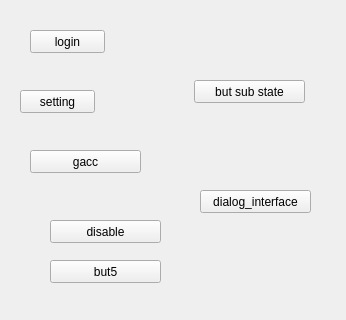
<?xml version="1.0" encoding="UTF-8"?>
<ui version="4.0">
 <class>WidgetTestUi</class>
 <widget class="QWidget" name="WidgetTestUi">
  <property name="geometry">
   <rect>
    <x>0</x>
    <y>0</y>
    <width>346</width>
    <height>320</height>
   </rect>
  </property>
  <property name="windowTitle">
   <string>Form</string>
  </property>
  <widget class="QPushButton" name="but1">
   <property name="geometry">
    <rect>
     <x>30</x>
     <y>30</y>
     <width>75</width>
     <height>23</height>
    </rect>
   </property>
   <property name="text">
    <string>login</string>
   </property>
  </widget>
  <widget class="QPushButton" name="but2">
   <property name="geometry">
    <rect>
     <x>20</x>
     <y>90</y>
     <width>75</width>
     <height>23</height>
    </rect>
   </property>
   <property name="text">
    <string>setting</string>
   </property>
  </widget>
  <widget class="QPushButton" name="but3">
   <property name="geometry">
    <rect>
     <x>30</x>
     <y>150</y>
     <width>111</width>
     <height>23</height>
    </rect>
   </property>
   <property name="text">
    <string>gacc</string>
   </property>
  </widget>
  <widget class="QPushButton" name="but4">
   <property name="geometry">
    <rect>
     <x>50</x>
     <y>220</y>
     <width>111</width>
     <height>23</height>
    </rect>
   </property>
   <property name="text">
    <string>disable</string>
   </property>
  </widget>
  <widget class="QPushButton" name="but5">
   <property name="geometry">
    <rect>
     <x>50</x>
     <y>260</y>
     <width>111</width>
     <height>23</height>
    </rect>
   </property>
   <property name="text">
    <string>but5</string>
   </property>
  </widget>
  <widget class="QPushButton" name="but6">
   <property name="geometry">
    <rect>
     <x>194</x>
     <y>80</y>
     <width>111</width>
     <height>23</height>
    </rect>
   </property>
   <property name="text">
    <string>but sub state</string>
   </property>
  </widget>
  <widget class="QPushButton" name="but7">
   <property name="geometry">
    <rect>
     <x>200</x>
     <y>190</y>
     <width>111</width>
     <height>23</height>
    </rect>
   </property>
   <property name="text">
    <string>dialog_interface</string>
   </property>
  </widget>
 </widget>
 <resources/>
 <connections/>
</ui>
